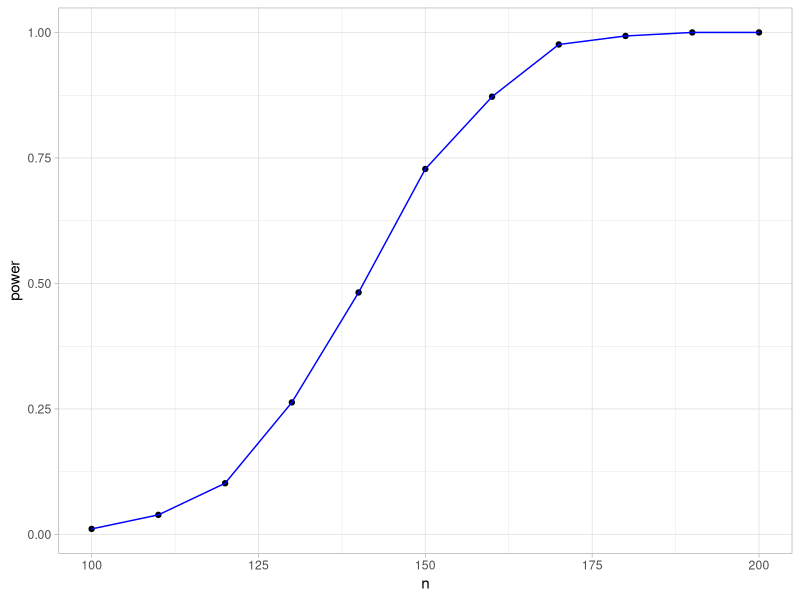
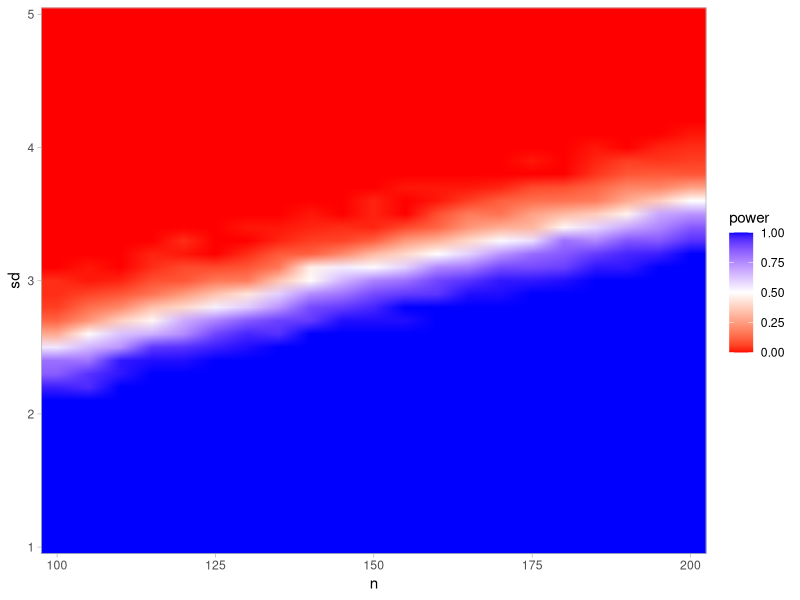

Recreate these plots in R, in order.
rm(list=ls())

# Load useful packages
  require(pbapply) # Adds progress bars to simulation runs
  require(ggplot2) # Helps generate plots

# Function running a single simulated sample, and testing to see if it "succeeded"
single_test <- function(n,beta_treat,sd,CI_width){
  # Generate sample from our "universe" set by formulas
    treat <- sample(0:1,n,replace=TRUE)
    y <- treat*beta_treat + rnorm(n,0,sd)
    df <- data.frame(treat,y)
  # Runs our statistical test of choice. In this case it's OLS...
    test <- lm(df$y~df$treat) # ... where we run our analyis test of choice ...
    CI <- confint(test)[2,] # ... where we pull the 95% CI of the variable of interest ...
    CI_width_test <- CI[2]-CI[1] # ... and (in the example case) checks how wide that CI is
  # Return whether the test "succeeded" as a 1 if yes, 0 if no
    return(as.integer(CI_width_test<=CI_width))
    
  # Note: Slightly more common case where your "success" is p<=0.05
  # In that case you might have the following:
    # test <- summary(lm(df$y~df$treat))
    # p_value <- test$coefficients[2,4]
    # p_value_test <- p_value<=0.05
    # return(as.integer(p_value_test))
}

# Obtain power if sample size is 150, true beta = 2, sd = 3, and CI width threshold of interest = 2
  iters <- 10000
  mean(replicate(iters,single_test(n=150,beta_treat=2,sd=3,CI_width=2)))

# Same as above, but wrapped in a function
power_test <- function(iters,n,beta_treat,sd,CI_width){
  # Repeat/replicate single_test function (consider using pbreplicate)
    simulated_tests <- replicate(iters,single_test(n,beta_treat,sd,CI_width))
  # The power is the proportion of "successes" (i.e. the mean of 1's and 0's)
    power <- mean(simulated_tests)
  # Output a one-line data frame with the parameters and results of this test
    data.frame(n,beta_treat,sd,CI_width,iters,power)
}

# Check power at different sample sizes
  # Generate a vector of every 10th n from 100:200
    ns <- seq(100,200,10) 
  # Run our power test at each of those ns
    tests <- pblapply(ns,function(x) power_test(iters=1000,n=x,beta_treat=2,sd=3,CI_width=2))
  # Put them all together int a dataset
    df <- do.call("rbind",tests)
  # Chart it!
    ggplot(data=df,aes(x=n,y=power)) +
      geom_point() +
      geom_line(color="blue") +
      theme_light()

# Check power for many combinations of parameters!
  # Generate a data frame with every combination of parameters of interest
    params <- expand.grid(iters=100,
                          n=seq(100,200,5),
                          beta_treat=2,
                          sd=seq(1,5,.1),
                          CI_width=2)
  # Run them all using mapply (pbmapply to get progress bar and time estimates)
    tests <- pbmapply(power_test,
                      params$iters,
                      n=params$n,
                      beta_treat=params$beta_treat,
                      sd=params$sd,
                      CI_width=params$CI_width,
                      SIMPLIFY = FALSE) # Ensures that we get a list output, just like lapply
  # Combine them
    df <- do.call("rbind",tests)
  # Plot them
    ggplot(data=df,aes(x=n,y=sd,z=power)) +
      geom_raster(aes(fill=power),interpolate = TRUE) +
      scale_fill_gradientn(colours=c("#FF0000FF","#FFFFFFFF","#0000FFFF"))+
      theme_light() +
      scale_x_continuous(expand=c(0,0)) +
      scale_y_continuous(expand=c(0,0))
